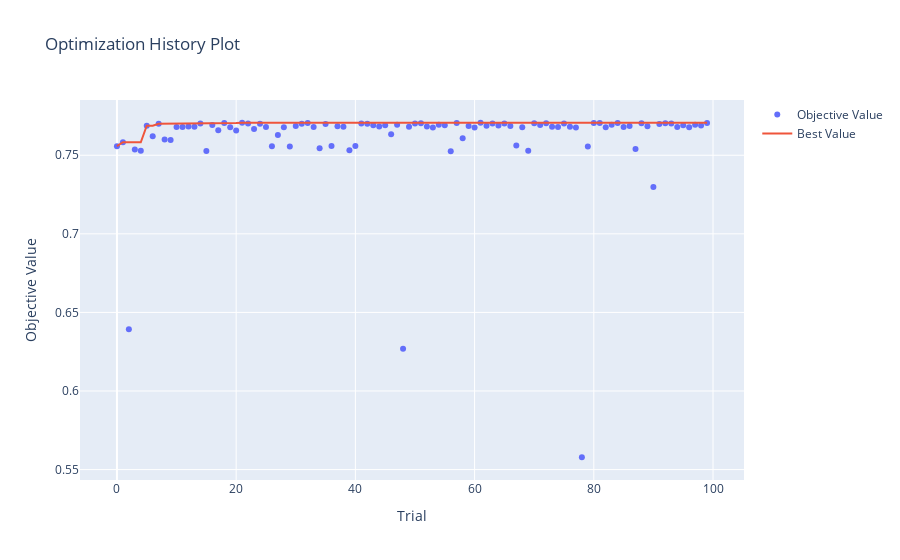
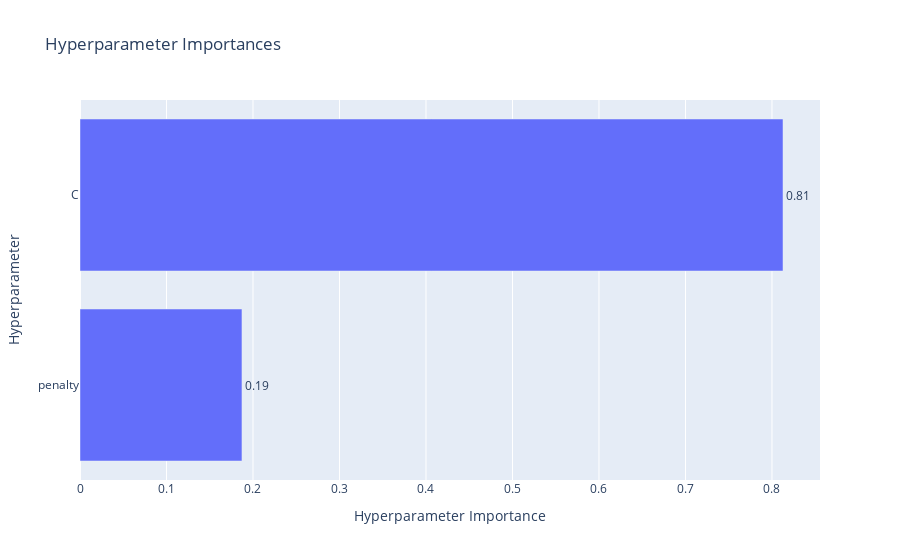

Here is the notebook cell these charts were saved with, in order:
### Code cell
print(f"Лучшие параметры для Logistic Regression:")
print(study_lr.best_params)
print(f"Лучший ROC-AUC: {study_lr.best_value:.4f}")

fig = optuna.visualization.plot_optimization_history(study_lr)
fig.show()

fig = optuna.visualization.plot_param_importances(study_lr)
fig.show()
